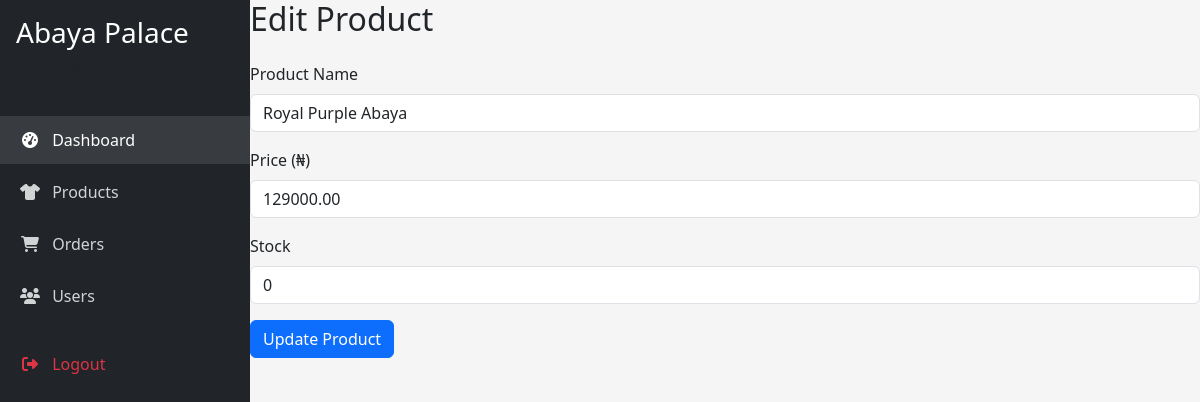
/admin/products/edit.php?id=5 (signed in), run on the app's committed database.
### tables this page shows
CREATE TABLE `products` (
  `id` int(11) NOT NULL,
  `name` varchar(100) DEFAULT NULL,
  `description` text DEFAULT NULL,
  `price` decimal(10,2) DEFAULT NULL,
  `image_path` varchar(100) DEFAULT NULL,
  `category_id` int(11) DEFAULT NULL,
  `stock` int(11) DEFAULT 0
);

### admin/products/edit.php (the view, shortened to what this page needs)
<?php
include '../db_connect.php';
include '../header.php';
?>
<!DOCTYPE html>
<html lang="en">
<head>
    <link rel="stylesheet" href="../../assets/css/admin.css">
</head>
<body>
<?php
$id = $_GET['id'];
$result = $conn->query("SELECT * FROM products WHERE id = $id");
$product = $result->fetch_assoc();
?>
<h2 class="mb-4">Edit Product</h2>
<form method="POST" action="update.php">
    <div class="mb-3">
        <label class="form-label">Product Name</label>
        <input type="text" class="form-control" name="name" value="<?= htmlspecialchars($product['name']) ?>" required>
    </div>
    <div class="mb-3">
        <label class="form-label">Price (₦)</label>
        <input type="number" step="0.01" class="form-control" name="price" value="<?= $product['price'] ?>" required>
    </div>
    <div class="mb-3">
        <label class="form-label">Stock</label>
        <input type="number" class="form-control" name="stock" value="<?= $product['stock'] ?>" required>
    </div>
    <button type="submit" class="btn btn-primary">Update Product</button>
</form>
<?php include '../footer.php'; ?>
</body>
</html>

### assets/css/admin.css (style rules this page uses)
:root { --sidebar-width: 250px; }
body { font-family: 'Segoe UI', Tahoma, Geneva, Verdana, sans-serif; background-color: #f5f5f5; }

### data on the page
products: name "Royal Purple Abaya", price "129000.00", stock "0"
